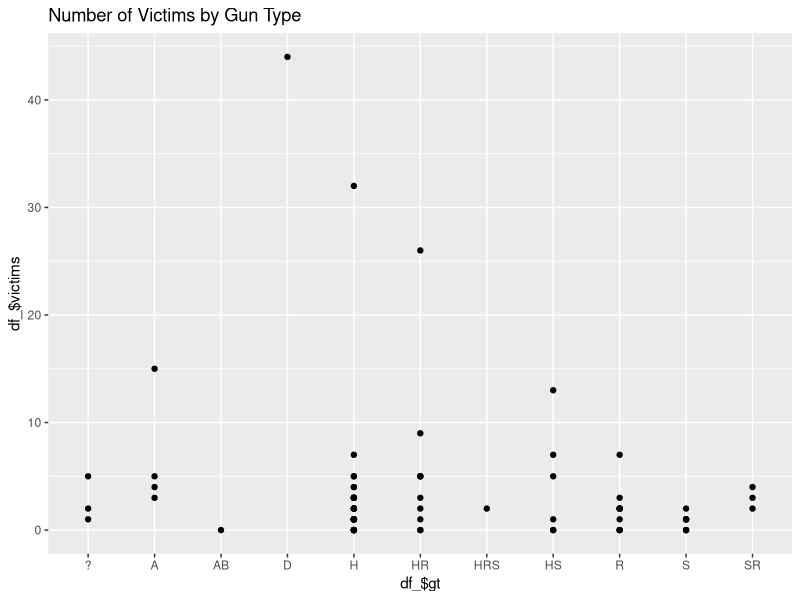
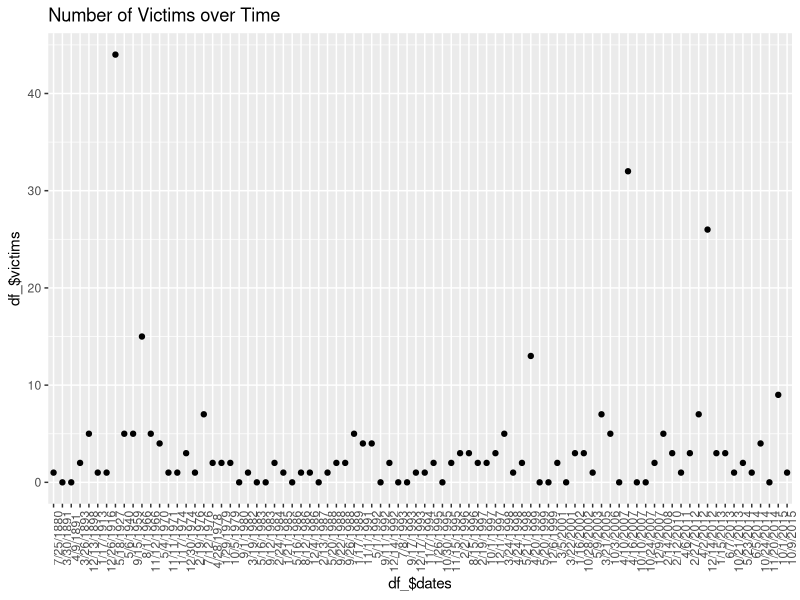

Generate these figures, in order, with R:
## ---- chunk 1
knitr::opts_chunk$set(echo = TRUE)
## ---- chunk 2
dates <- c("7/25/1880","3/30/1891","4/9/1891 ","3/26/1893","12/13/1898","1/17/1913","12/26/1916","5/18/1927","5/6/1940","9/15/1959","8/1/1966","11/12/1966","5/4/1970","11/11/1971","1/17/1974","12/30/1974","2/19/1976","7/12/1976","4/28/1978 ","1/29/1979","10/5/1979","9/1/1980","3/19/1982","5/16/1983","9/12/1983","2/24/1984","1/21/1985","5/16/1986","8/12/1986","12/4/1986","2/13/1987","5/20/1988","9/22/1988","9/26/1988","1/17/1989","11/1/1991","5/1/1992","9/11/1992","12/14/1992","7/8/1993","9/17/1993","12/17/1993","11/7/1994","1/26/1995","10/30/1995","11/15/1995","2/2/1996","8/15/1996","2/19/1997","10/1/1997","12/1/1997","3/24/1998","4/24/1998","5/21/1998","4/20/1999","5/20/1999","12/6/1999","3/5/2001","3/22/2001","1/16/2002","10/28/2002","5/9/2003","3/21/2005","10/3/2006","4/10/2007","4/16/2007","10/10/2007","10/24/2007","12/9/2007","2/14/2008","2/12/2010","4/6/2011","2/27/2012","4/2/2012","12/14/2012","1/15/2013","6/7/2013","10/21/2013","5/23/2014","6/5/2014","10/24/2014","11/20/2014","10/1/2015","10/9/2015")

dates_formatted <- c()

for (i in 1:length(dates)){
  print (as.Date(dates[i],"%m/%d/%Y"))
  dates_formatted <- c(dates_formatted,as.Date(dates[i],"%m/%d/%Y"))
}

city <- c("Baton Rouge","Liberty","Newburgh","Plain Dealing","Charlestown","Honolulu","Lincoln ","Bath","South Pasadena","Houston","Austin ","Mesa","Kent","Spokane","Chicago","Olean","Los Angeles","Fullerton","Norridge","San Diego","Columbia","Whittier","Las Vegas","Brentwood","Compton","Los Angeles","Goddard","Cokeville","New York City","Lewistown","Mayer ","Winnetka","Chicago","Greenwood","Stockton","Iowa City","Olivehurst","Amarillo","Great Barrington","Ogden","Sheridan","Chelsea","Wickliffe","Chapel Hill ","Richmond","Lynnville","Moses Lake","San Diego","Bethel ","Pearl","West Paducah","Jonesboro","Edinboro","Springfield","Littleton","Conyers","Fort Gibson","Santee","El Cajon","Grundy","Tucson ","Cleveland","Red Lake","Paradise","Gresham","Blacksburg","Cleveland","Saginaw","Arvada","Dekalb","Huntsville","Opelika","Chardon ","Oakland","Newtown ","Hazard","Santa Monica","Sparks","Isla Vista","Seattle","Marysville","Tallahassee","Roseburg","Flagstaff")


county  <- c("East Baton Rouge Parish","Amite","Orange","Bossier Parish","Poca","Honolulu","Casey","Clinton","Los Angeles","Harris","Travis","Maricopa","Portage","Spokane","Cook","Cattaraugus","Los Angeles","Orange","Cook","San Diego","Richland ","?","Clark","Suffolk","Los Angeles","Los Angeles","Sedgwick","Lincoln","Kings","Fergus","Yavapai","Cook","?","Greenwood","San Joaquin","Johnson","Yuba","Potter","Berkshire","Weber","Sheridan","Washtenew","Wake","Orange","Richmond","Giles","Grant","San Diego","Bethel Census Area","Rankin","McCracken","Craighead","Erie","Lane","Arapohoe","Rockdale","Muskogee","San Diego","San Diego","Buchahan","Pima","?","Red Lake","Lancaster","Multnomah","Montgomery","Cuyahoga","Saginaw","Jefferson/ Adams","Dekalb","Madison","Lee","Geauga","Alameda","Fairfield","Perry","Los Angeles","Washoe","Santa Barbara","King","Snohomish","Leon","Douglas","Coconino")


state <- c("LA","MS","NY","LA","WV","HI","KY","MI","CA","TX","TX","AZ","OH","WA","IL","NY","CA","CA","IL","CA","SC","CA","NV","NY","CA","CA","KS","WY","NY","MT","AZ","IL","IL","SC","CA","IA","CA","TX","MA","UT","WY","MI","OH","NC","VA","TN","WA","CA","AK","MS","KY","AR","PA","OR","CO","GA","OK","CA","CA","VA","AZ","OH","MN","PA","OR","VA","OH","MI","CO","IL","AL","AL","OH","CA","CT","KY","CA","NV","CA","WA","WA","FL","OR","AZ")

victims <- c("1","0","0","2","5","1","1","44","5","5","15","5","4","1","1","3","1","7","2","2","2","0","1","0","0","2","1","0","1","1","0","1","2","2","5","4","4","0","2","0","0","1","1","2","0","2","3","3","2","2","3","5","1","2","13","0","0","2","0","3","3","1","7","5","0","32","0","0","2","5","3","1","3","7","26","3","3","1","2","1","4","0","9","1")

r <- c("W","?","W","Ws & As","?","L?","W","W","W","W","W","W","?","W","W","W","W","W","?","W","A","","W","W","","A","W","Two Ws","A","W","W","W","A","W","W","A","W","?","A","A","W?","W","W","W","A","W","W","W","N & W","W","W","Two Ws","W","W","Two Ws","W","N","W","L/ W","A","L","A","N","W","L","A","W","A","W","W","W","W","W","A","W","?","M","L","A","L/ A","N","A","W & A","W")


gt <- c("HS","S","S","?","?","S","H","D","H","HR","A","H","A","R","H","SR","S","R","H","R","H","S","H","R","H","SR","HR","AB","H","H","HS","H","H","H","HR","H","SR","H","R","H","HR","H","S","R","H","R","HR","H","S","R","H","HR","H","HR","HS","HR","H","H","HS","H","A","H","HS","HS","R","H","H","R","HRS","A","H","?","H","H","HR","H","R","H","H","S","H","H","HR","H")

df_ <- data.frame(id = 1:84)

df_$dates <- as.factor(dates)
df_$dates <- factor(df_$dates , levels = dates)

df_$gt <- as.factor(gt)
df_$r <- r
df_$victims <- as.numeric(victims)
df_$state <- state
df_$count <- county
df_$city <- city
library(ggplot2)


ggplot(df_,aes(x=df_$gt,y = df_$victims)) + geom_point()   + labs(title = "Number of Victims by Gun Type")

ggplot(df_,aes(x=df_$dates,y = df_$victims)) + geom_point() + labs(title = "Number of Victims over Time")  + theme(axis.text.x = element_text(angle = 90, hjust = 1))

